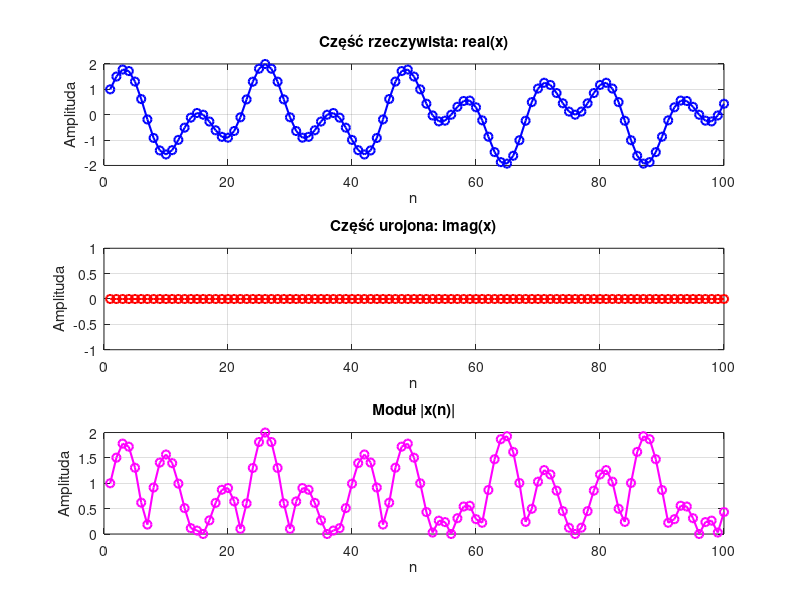
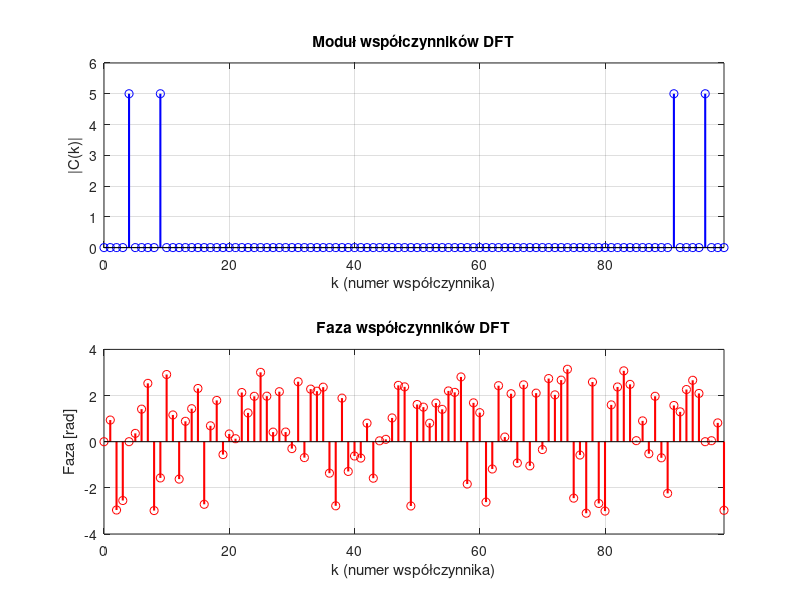
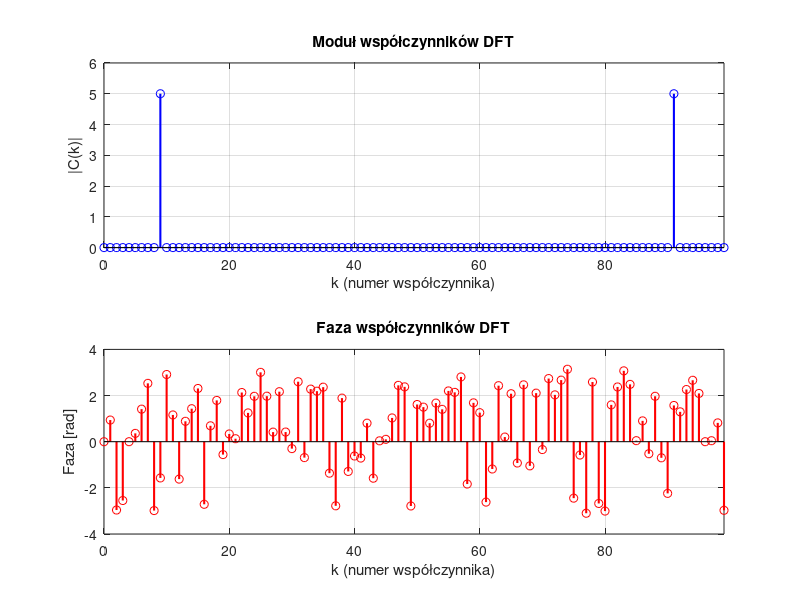
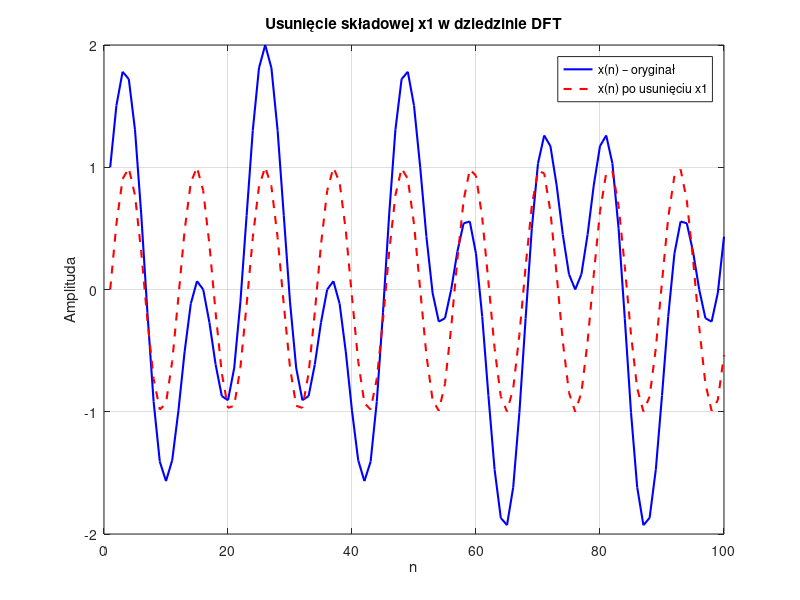

Write MATLAB code to recreate these figures, in order.
% Problem 4.4 - Filtracja sygnałów za pomocą współczynników DFT
clear all; close all

% Parametry
N = 100;
k = (0:N-1); 
n = (0:N-1);

%% Macierze DFT
A = sqrt(1/N) * exp(-1j * 2*pi/N * (k.' * n));  % analiza DFT
S = A';                                          % synteza IDFT

%% Generowanie sygnałów bazowych
x1_complex = 10*S(:,5);   % sygnał zespolony, częstotliwość k=4
x2_complex = 10*S(:,10);  % sygnał zespolony, częstotliwość k=9

%% Suma sygnałów
x = real(x1_complex) + imag(x2_complex);


%% Wizualizacja sygnału wejściowego
figure('Name', 'Sygnał wejściowy x(n)');
subplot(3,1,1);
plot(real(x), 'bo-', 'LineWidth', 1.5);
title('Część rzeczywista: real(x)');
xlabel('n'); ylabel('Amplituda');
grid on;

subplot(3,1,2);
plot(imag(x), 'ro-', 'LineWidth', 1.5);
title('Część urojona: imag(x)');
xlabel('n'); ylabel('Amplituda');
grid on;

subplot(3,1,3);
plot(abs(x), 'mo-', 'LineWidth', 1.5);
title('Moduł |x(n)|');
xlabel('n'); ylabel('Amplituda');
grid on;

%% Analiza DFT - wyznaczenie współczynników
c = A*x;

fprintf('=== WIDMO DFT ===\n');
fprintf('Maksymalny moduł: %.4f\n', max(abs(c)));
[pks, locs] = findpeaks(abs(c), 'MinPeakHeight', 3);
fprintf('Piki w widmie na pozycjach k: ');
fprintf('%d ', locs-1);
fprintf('\n\n');

%% Wizualizacja widma
figure('Name', 'Widmo DFT');
subplot(2,1,1);
stem(0:N-1, abs(c), 'b', 'LineWidth', 1.5);
title('Moduł współczynników DFT');
xlabel('k (numer współczynnika)');
ylabel('|C(k)|');
grid on;
xlim([0 N-1]);

subplot(2,1,2);
stem(0:N-1, angle(c), 'r', 'LineWidth', 1.5);
title('Faza współczynników DFT');
xlabel('k (numer współczynnika)');
ylabel('Faza [rad]');
grid on;
xlim([0 N-1]);

%% Filtracja – usuwamy składowe x1 (k = 4 i 96)
c_filt = c;    % kopia widma
c_filt(5)  = 0;   % k = 4
c_filt(97) = 0;   % k = 96

%%Wizualizacja
figure('Name', 'Widmo DFT');
subplot(2,1,1);
stem(0:N-1, abs(c_filt), 'b', 'LineWidth', 1.5);
title('Moduł współczynników DFT');
xlabel('k (numer współczynnika)');
ylabel('|C(k)|');
grid on;
xlim([0 N-1]);

subplot(2,1,2);
stem(0:N-1, angle(c_filt), 'r', 'LineWidth', 1.5);
title('Faza współczynników DFT');
xlabel('k (numer współczynnika)');
ylabel('Faza [rad]');
grid on;
xlim([0 N-1]);

%% Synteza IDFT
x_rec = S * c_filt;

%% Porównanie sygnałów przed i po wycięciu 
figure('Name','Porównanie sygnałów Przed Wycięciem i Po');
plot(real(x), 'b', 'LineWidth', 1.5); hold on;
plot(real(x_rec), 'r--', 'LineWidth', 1.5);
legend('x(n) – oryginał', 'x(n) po usunięciu x1');
xlabel('n'); ylabel('Amplituda');
title('Usunięcie składowej x1 w dziedzinie DFT');
grid on;

%% Porównanie wyciętego z x2
figure('Name','Porównanie otrzymanego sygnału z x2');
plot(imag(x2_complex), 'b', 'LineWidth', 1.5); hold on;
plot(real(x_rec), 'r--');
legend('imag(x2)', 'sygnał po filtracji');
title('Porównanie z idealnym x2');
grid on;
